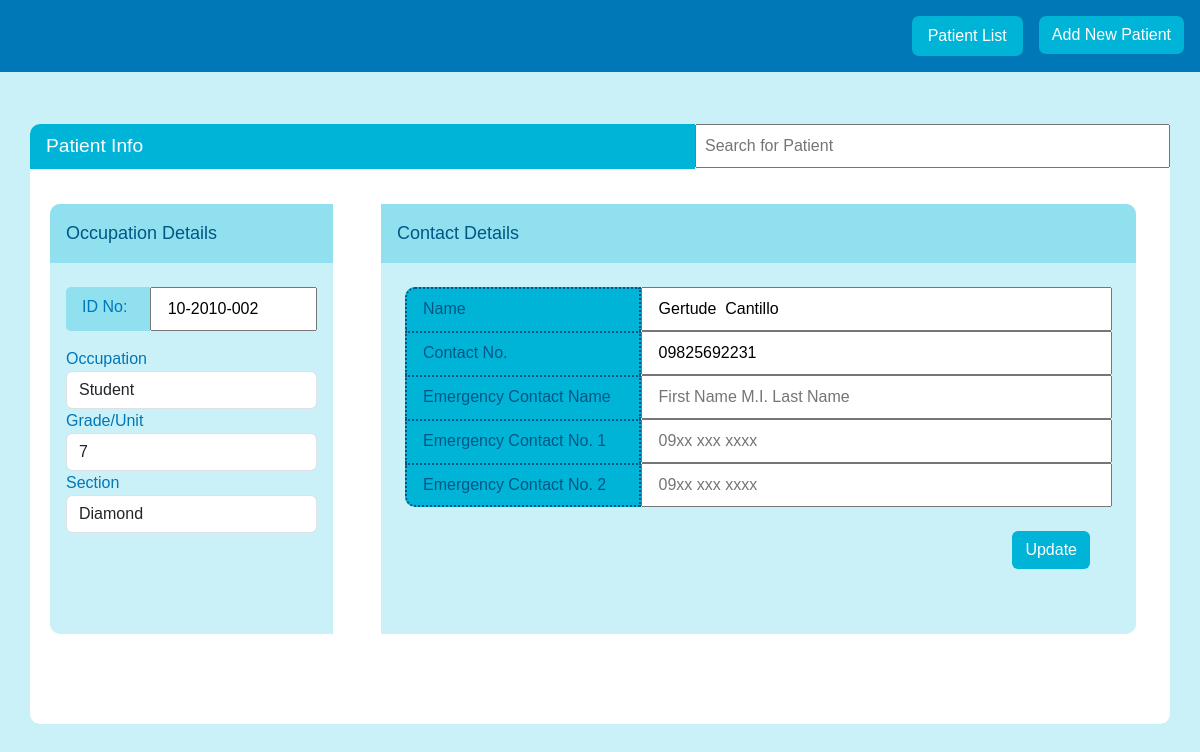
The page /PatientInfo/EditPatientInfo.php?patientID=1 on the database its author committed.
### tables this page shows
CREATE TABLE `patientinfo` (
  `Patient_ID` int(11) NOT NULL,
  `IDNo` text NOT NULL,
  `Occupation` int(11) NOT NULL,
  `StudentGrade` int(11) DEFAULT 0,
  `StudentSection` int(11) DEFAULT 0,
  `FacultyUnit` int(11) DEFAULT 0,
  `Name` text NOT NULL,
  `ContactNo` text NOT NULL,
  `EmergencyContactName` text NOT NULL,
  `EmergencyContactNo1` text NOT NULL,
  `EmergencyContactNo2` text NOT NULL
);

CREATE TABLE `studentsections` (
  `Section_ID` int(11) NOT NULL,
  `Occupation_ID` int(11) NOT NULL,
  `Grade_ID` int(11) NOT NULL,
  `Section` text NOT NULL
);

CREATE TABLE `occupations` (
  `Occupation_ID` int(11) NOT NULL,
  `Occupation` text NOT NULL
);

CREATE TABLE `studentgrades` (
  `Grade_ID` int(11) NOT NULL,
  `Occupation_ID` int(11) NOT NULL,
  `Grade` text NOT NULL
);

### database/database.php (called while the page is built, shortened)
<?php
    $servername = "127.0.0.1";
    $db_name = "patientdb";
    $dsn = "mysql:host={$servername};dbname={$db_name}";
	$username = "root";
	$password = "";
    global $conn;
    try {
        $conn = new PDO($dsn, $username, $password);
        $conn->setAttribute(PDO::ATTR_ERRMODE, PDO::ERRMODE_EXCEPTION);
        return $conn;
    }
    catch(PDOException $e) {
    echo "Connection failed: " . $e->getMessage();
    }
    function selectQuery($stmt){
        global $conn;
        $stmt = $conn->query($stmt);
        $rows = $stmt->fetchAll(PDO::FETCH_ASSOC);
        return $rows;
    }
    function GetRow($query,$params = []){
        global $conn;
        try{
            $stmt = $conn->prepare($query);
            $stmt->execute($params);
            return $stmt->fetch();
        }catch(PDOException $e){
            throw new Exception($e->getMessage());
        }
    }
?>

### PatientInfo/EditPatientInfo.php (the view, shortened to what this page needs)
<?php
require_once('..\database\database.php');
$patientID = $_GET['patientID'];
$priorInfo = GetRow("SELECT * FROM patientinfo WHERE Patient_ID = ".$patientID);
if ($priorInfo['Occupation'] == 1){
  $patientOccupDeets = GetRow("SELECT occupations.Occupation, occupations.Occupation_ID,
  Grade, studentgrades.Grade_ID,
  Section, studentsections.Section_ID
  FROM patientinfo
  INNER JOIN occupations ON patientinfo.Occupation = occupations.Occupation_ID
  INNER JOIN studentgrades ON patientinfo.StudentGrade = studentgrades.Grade_ID
  INNER JOIN studentsections ON patientinfo.StudentSection = studentsections.Section_ID
  WHERE patientinfo.Patient_ID = ".$patientID);
}
?>
<html lang="en">
  <head>
    <link rel="stylesheet" href="	https://cdn.jsdelivr.net/npm/bootstrap@5.3.0-alpha3/dist/css/bootstrap.min.css">
    <link rel="stylesheet" href="../CSS_JS/CSSOverwrite.css">
  </head>
  <body>
    <nav class="h-auto p-3">
      <ul class="nav justify-content-end">
        <li class="nav-item">
          <a id="patientListBtn" class="nav-link" href="../index/index.php">Patient List</a>
        </li>
        <li class="nav-item">
          <a id="newPatientBtn" class="btn" role="button" href="../PatientInfo/AddPatientInfo.php">Add New Patient</a>
        </li>
      </ul>
    </nav>
    <div id="genContTitleBar" class="z-2 container w-90 h-75 position-absolute top-50 start-50 translate-middle my-4 p-0">
      <div class="container row">
        <div id="titlebar" class="container col-sm-7 position-absolute start-0">
          Patient Info
        </div>
        <div>
          <?php $patients = selectQuery("SELECT Name, Patient_ID, IDNo FROM patientinfo ORDER BY Name");?>
          <input id="searchbar" type="text" placeholder="Search for Patient" class="z-3 container p-2 col-sm-5 position-absolute end-0" onkeyup='search_patient(<?php echo json_encode($patients);?>)'>
        </div>
      </div>
      <div id="genContSubCont" class="z-1 container row h-75 pt-3 p-1">
        <div class="container col-3 m-0 p-0 leftCont">
          <div id="patientOccupDeetsHeading" class="container p-3 h-60">
            Occupation Details
          </div>
          <form id="patientOccupDeets" action="" method="post">
          <div class="container row p-0 m-0 mb-3 mt-2">
            <div id="OccupIDNoLabel" class="container py-2 col-sm-4">
              ID No:
            </div>
            <input name="PatientIDNo" class="container px-3 py-2 col-sm-8"
              <?php
                if($priorInfo['IDNo']!=NULL){
                  echo ' value="'.$priorInfo['IDNo'].'" ';
                } else {
                  echo ' placeholder="xx-xxxx-xxx"';
                }
              ?>
            >
          </div>
          <div class="form-group">
            <label for="Occupation">Occupation</label>
            <select name="Occupation" id="Occupations" class="form-control" onchange="FetchGrades(this.value)">
              <option selected value="<?php echo $patientOccupDeets['Occupation_ID'];?>">
                <?php echo $patientOccupDeets['Occupation'];?>
              </option>
            </select>
          </div>
          <div class="form-group">
            <label for="Grade">Grade/Unit</label>
            <select name="GradeUnit" id="Grades" class="form-control" onchange="FetchSections(this.value, document.getElementById('Occupations').value)">
              <option selected value="<?php
                if($patientOccupDeets['Occupation_ID']==1) {
                  echo $patientOccupDeets['Grade_ID'];
                } elseif($patientOccupDeets['Occupation_ID']==2){
                  echo $patientOccupDeets['Unit_ID'];
                }?>
              ">
                <?php
                  if($patientOccupDeets['Occupation_ID']==1) {
                    echo $patientOccupDeets['Grade'];
                  } elseif($patientOccupDeets['Occupation_ID']==2){
                    echo $patientOccupDeets['Unit'];
                  }
                ?>
              </option>
            </select>
          </div>
          <div class="form-group">
            <label for="Section">Section</label>
            <select name="Section" id="Sections" class="form-control" <?php if ($patientOccupDeets['Occupation_ID'] == 2){ echo "disabled = 'disabled'";};?>>
              <option selected value="<?php
                if ($patientOccupDeets['Occupation_ID'] == 1){
                  echo $patientOccupDeets['Section_ID'];
                } else {
                  echo NULL;
                }
              ?>">
                <?php
                  if ($patientOccupDeets['Occupation_ID'] == 1){
                   echo $patientOccupDeets['Section'];
                  } else {
                    echo "Unavailable";
                  }
                ?>
              </option>
            </select>
          </div>
        </div>
        <div class="container col-8 p-0 ms-5 rightCont">
          <div id="patientInfoTableHeading" class="container p-3 h-60">
            Contact Details
          </div>
          <div id="patientInfoTable" class="container row row-cols-2 px-4">
            <div class="container px-3 py-2 col-sm-4" id="RowNameTopLeft">
              Name
            </div>
            <input type="text" id="PatientName" name="PatientName" class="container px-3 py-2 col-sm-8" id="RowDataTopRight"
              <?php
                if($priorInfo['Name']!=NULL){
                  echo ' value="'.$priorInfo['Name'].'" ';
                } else {
                  echo ' placeholder="First Name M.I. Last Name"';
                }
              ?>
            >
            <div class="container px-3 py-2 col-sm-4" id="RowName">
              Contact No.
            </div>
            <input type="text" id="PatientContact" name="PatientContact" class="container px-3 py-2 col-sm-8" id="RowData"
              <?php
                if($priorInfo['ContactNo']!=NULL){
                  echo ' value="'.$priorInfo['ContactNo'].'" ';
                } else {
                  echo ' placeholder="09xx xxx xxxx"';
                }
              ?>
              >
            <div class="container px-3 py-2 col-sm-4" id="RowName">
              Emergency Contact Name
            </div>
            <input type="text" id="PatientEmergencyName" name="PatientEmergencyName" class="container px-3 py-2 col-sm-8" id="RowData"
              <?php
                if($priorInfo['EmergencyContactName']!=NULL){
                  echo ' value="'.$priorInfo['EmergencyContactName'].'" ';
                } else {
                  echo ' placeholder="First Name M.I. Last Name"';
                }
              ?>
            >
            <div class="container px-3 py-2 col-sm-4" id="RowName">
              Emergency Contact No. 1
            </div>
            <input type="text" id="PatientEmergencyContact1" name="PatientEmergencyContact1"class="container px-3 py-2 col-sm-8" id="RowData"
              <?php
                if($priorInfo['EmergencyContactNo1']!=NULL){
                  echo ' value="'.$priorInfo['EmergencyContactNo1'].'" ';
                } else {
                  echo ' placeholder="09xx xxx xxxx"';
                }
              ?>
            >
            <div class="container px-3 py-2 col-sm-4" id="RowNameBottomLeft">
              Emergency Contact No. 2
            </div>
            <input type="text" id="PatientEmergencyContact2" name="PatientEmergencyContact2" class="container px-3 py-2 col-sm-8" id="RowDataBottomRight"
              <?php
                if($priorInfo['EmergencyContactNo2']!=NULL){
                  echo ' value="'.$priorInfo['EmergencyContactNo2'].'" ';
                } else {
                  echo ' placeholder="09xx xxx xxxx"';
                }
              ?>
            >
            </div>
            <input id="pgButtons3" class="btn mt-4 buttonGroup" type="submit" value="Update" name="Submit">
        </div>
      </div>
    </div>
  </body>
</html>

### CSS_JS/CSSOverwrite.css (style rules this page uses)
body { background-color: #CAF0F8; font-family: Verdana, Geneva, Tahoma, sans-serif; }
nav { background-color: #0077B6; }
#newPatientBtn { background-color: #00b4d8; border-radius: 7px; color: white; }
#patientListBtn { background-color: #00b4d8; border-radius: 7px; color: white; margin-right: 1rem; }
#genContTitleBar { background-color: #ffffff; border-radius: 10px; }
#genContSubCont { margin-left: 1rem; margin-top: 4rem; }
#titlebar { background-color: #00B4D8; color: #ffffff; border-top-left-radius: 10px; font-size: larger; padding: 0.5rem; padding-left: 1rem; }
#patientOccupDeetsHeading { background-color:#90E0EF; border-top-left-radius: 10px; font-size: large; color: #015684; }
#patientInfoTableHeading { background-color:#90E0EF; border-top-right-radius: 10px; font-size: large; color: #015684; }
#OccupIDNoLabel { padding-left: 1rem; background-color: #90E0EF; border-top-left-radius: 5px; border-bottom-left-radius: 5px; }
.leftCont { background-color:#CAF0F8; border-top-left-radius: 10px; border-bottom-left-radius: 10px; margin-left: 1.4rem; margin-right: 2rem; color: #0077B6; }
.rightCont { background-color:#CAF0F8; border-top-right-radius: 10px; border-bottom-right-radius: 10px; margin-left: 0rem; }
#patientOccupDeets { padding: 1rem; }
#patientInfoTable { margin-left: 0rem; margin-right: 1rem; margin-top: 1.5rem; color: #015684; }
#RowName { background-color:#00b4d8; border-top: dotted 2px #015684; border-left: dotted 2px #015684; border-right: dotted 2px #015684; }
#RowNameTopLeft { background-color: #00B4D8; border-top-left-radius: 10px; border-top: dotted 2px #015684; border-left: dotted 2px #015684; border-right: dotted 2px #015684; }
#RowNameBottomLeft { background-color: #00B4D8; border-bottom-left-radius: 10px; border: dotted 2px #015684; }
.buttonGroup { background-color: #00b4d8; color: white; }
#pgButtons3 { position: absolute; right: 5rem; }

### rows shown on the page
patientinfo: PatientIDNo "10-2010-002", PatientName "Gertude Cantillo", PatientContact "09825692231"
studentsections: Occupation "Student"
occupations: GradeUnit "7", Section "Diamond"
